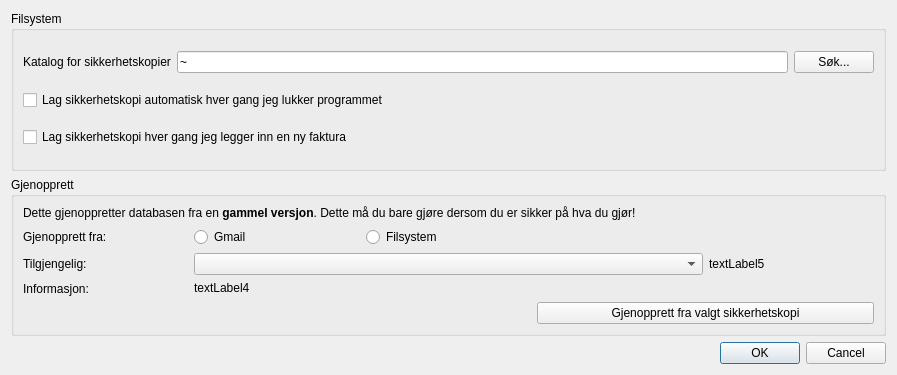
<ui version="4.0" >
 <class>Dialog</class>
 <widget class="QDialog" name="Dialog" >
  <property name="geometry" >
   <rect>
    <x>0</x>
    <y>0</y>
    <width>897</width>
    <height>375</height>
   </rect>
  </property>
  <property name="windowTitle" >
   <string>Dialog</string>
  </property>
  <layout class="QGridLayout" name="gridLayout" >
   <item row="0" column="0" >
    <widget class="Q3GroupBox" name="groupBox11" >
     <property name="title" >
      <string>Filsystem</string>
     </property>
     <layout class="QGridLayout" name="gridLayout_2" >
      <item row="0" column="0" >
       <widget class="QLabel" name="textLabel1_7_2" >
        <property name="text" >
         <string>Katalog for sikkerhetskopier</string>
        </property>
        <property name="wordWrap" >
         <bool>false</bool>
        </property>
       </widget>
      </item>
      <item row="0" column="1" >
       <widget class="QLineEdit" name="sikkerhetskopiKatalog" >
        <property name="text" >
         <string>~</string>
        </property>
       </widget>
      </item>
      <item row="0" column="2" >
       <widget class="QPushButton" name="sikkerhetskopiKatalogSok" >
        <property name="text" >
         <string>Søk...</string>
        </property>
       </widget>
      </item>
      <item row="1" column="0" colspan="2" >
       <widget class="QCheckBox" name="sikkerhetskopiVedAvslutt" >
        <property name="text" >
         <string>Lag sikkerhetskopi automatisk hver gang jeg lukker programmet</string>
        </property>
       </widget>
      </item>
      <item row="2" column="0" colspan="2" >
       <widget class="QCheckBox" name="sikkerhetskopiVedFaktura" >
        <property name="text" >
         <string>Lag sikkerhetskopi hver gang jeg legger inn en ny faktura</string>
        </property>
       </widget>
      </item>
     </layout>
    </widget>
   </item>
   <item row="1" column="0" >
    <widget class="Q3GroupBox" name="groupBox17" >
     <property name="title" >
      <string>Gjenopprett</string>
     </property>
     <layout class="QGridLayout" >
      <item row="2" column="0" >
       <widget class="QLabel" name="textLabel2_5_2" >
        <property name="text" >
         <string>Tilgjengelig:</string>
        </property>
        <property name="wordWrap" >
         <bool>false</bool>
        </property>
       </widget>
      </item>
      <item row="1" column="1" >
       <widget class="QRadioButton" name="radioButton5" >
        <property name="text" >
         <string>Gmail</string>
        </property>
       </widget>
      </item>
      <item row="1" column="0" >
       <widget class="QLabel" name="textLabel2_5" >
        <property name="text" >
         <string>Gjenopprett fra:</string>
        </property>
        <property name="wordWrap" >
         <bool>false</bool>
        </property>
       </widget>
      </item>
      <item row="1" column="2" >
       <widget class="QRadioButton" name="radioButton5_2" >
        <property name="text" >
         <string>Filsystem</string>
        </property>
       </widget>
      </item>
      <item row="0" column="0" colspan="5" >
       <widget class="QLabel" name="textLabel1_6" >
        <property name="text" >
         <string>Dette gjenoppretter databasen fra en &lt;b>gammel versjon&lt;/b>. Dette må du bare gjøre dersom du er sikker på hva du gjør!</string>
        </property>
        <property name="alignment" >
         <set>Qt::AlignLeading|Qt::AlignLeft|Qt::AlignTop</set>
        </property>
        <property name="wordWrap" >
         <bool>true</bool>
        </property>
       </widget>
      </item>
      <item row="2" column="1" colspan="3" >
       <widget class="QComboBox" name="comboBox10" />
      </item>
      <item row="3" column="0" >
       <widget class="QLabel" name="textLabel3_3" >
        <property name="text" >
         <string>Informasjon:</string>
        </property>
        <property name="wordWrap" >
         <bool>false</bool>
        </property>
       </widget>
      </item>
      <item row="3" column="1" colspan="4" >
       <widget class="QLabel" name="textLabel4_3" >
        <property name="text" >
         <string>textLabel4</string>
        </property>
        <property name="textFormat" >
         <enum>Qt::RichText</enum>
        </property>
        <property name="alignment" >
         <set>Qt::AlignLeading|Qt::AlignLeft|Qt::AlignTop</set>
        </property>
        <property name="wordWrap" >
         <bool>true</bool>
        </property>
       </widget>
      </item>
      <item row="2" column="4" >
       <widget class="QLabel" name="textLabel5_3" >
        <property name="text" >
         <string>textLabel5</string>
        </property>
        <property name="wordWrap" >
         <bool>false</bool>
        </property>
       </widget>
      </item>
      <item row="4" column="3" colspan="2" >
       <widget class="QPushButton" name="pushButton29" >
        <property name="text" >
         <string>Gjenopprett fra valgt sikkerhetskopi</string>
        </property>
       </widget>
      </item>
     </layout>
    </widget>
   </item>
   <item row="2" column="0" >
    <widget class="QDialogButtonBox" name="buttonBox" >
     <property name="orientation" >
      <enum>Qt::Horizontal</enum>
     </property>
     <property name="standardButtons" >
      <set>QDialogButtonBox::Cancel|QDialogButtonBox::Ok</set>
     </property>
    </widget>
   </item>
  </layout>
 </widget>
 <customwidgets>
  <customwidget>
   <class>Q3GroupBox</class>
   <extends>QGroupBox</extends>
   <header>Qt3Support/Q3GroupBox</header>
   <container>1</container>
  </customwidget>
 </customwidgets>
 <resources/>
 <connections>
  <connection>
   <sender>buttonBox</sender>
   <signal>accepted()</signal>
   <receiver>Dialog</receiver>
   <slot>accept()</slot>
   <hints>
    <hint type="sourcelabel" >
     <x>248</x>
     <y>254</y>
    </hint>
    <hint type="destinationlabel" >
     <x>157</x>
     <y>274</y>
    </hint>
   </hints>
  </connection>
  <connection>
   <sender>buttonBox</sender>
   <signal>rejected()</signal>
   <receiver>Dialog</receiver>
   <slot>reject()</slot>
   <hints>
    <hint type="sourcelabel" >
     <x>316</x>
     <y>260</y>
    </hint>
    <hint type="destinationlabel" >
     <x>286</x>
     <y>274</y>
    </hint>
   </hints>
  </connection>
 </connections>
</ui>
